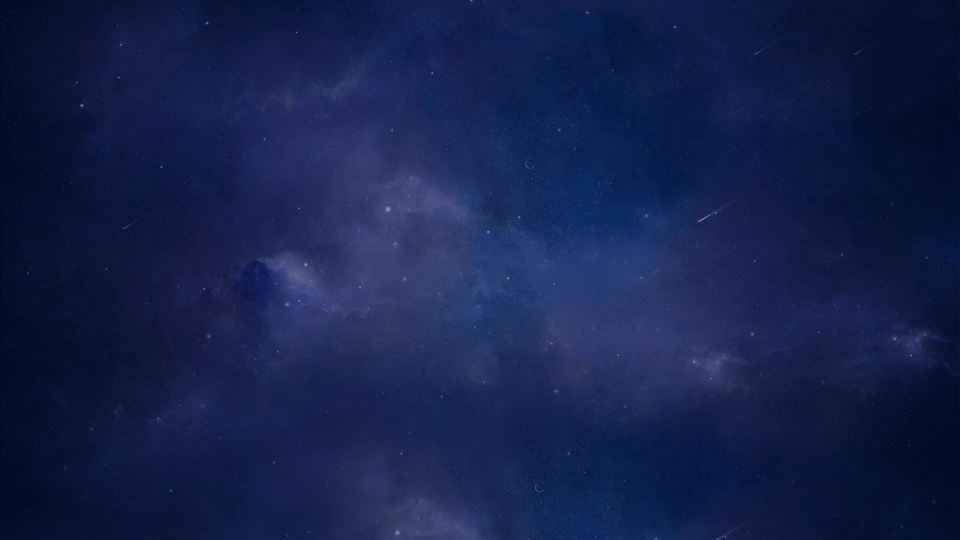
#> input picture temu-admin/src/views/data-screen/assets/images/bg.webp, 1920 x 1080 px (shown at 1/2 size)
$ python -i prep_images.py   (imports and definitions only)
#> lines starting #> are read from the running program, lines starting #| are printed output that depends on the picture
"""把「图库/<款号>/ 文件夹」里的原图全部规整成 TEMU 商品图（3:4、>=1340x1785、<=2MB）。

用法:
    python scripts/goods/prep_images.py --src "D:/together/.../图库/202301/202301-10SetA" \
        --out "out/202301-10SetA/img"

规则（2026-11-26 用户要求「以后把该文件夹的图片全部上传」）:
  · 目录里**所有** png/jpg/jpeg/webp 一律处理，不挑不筛
  · 输出统一 1340x1785，比例不符时先等比放大再居中裁切（不拉伸变形）
  · 输出顺序与源文件名排序一致；可用 --main 指定主图（默认字典序第一个）
  · 结果落盘 manifest.json：{src, out, width, height, bytes}
"""

from __future__ import annotations

import argparse
import json
import sys
from pathlib import Path

from PIL import Image

TARGET_W, TARGET_H = 1340, 1785
MAX_BYTES = 2 * 1024 * 1024
EXTS = {".png", ".jpg", ".jpeg", ".webp", ".bmp"}


def fit_to_34(src: Path, dst: Path, quality: int = 92) -> dict:
#> called with dst = 'out.png', quality = 92
    im = Image.open(src)
#> im is the input picture: PIL image 1920x1080 RGB; mean R, G, B 20.6, 33.3, 75.8
    src_size = im.size
#> src_size = (1920, 1080)
    if im.mode != "RGB":
        im = im.convert("RGB")
    w, h = im.size
#> w = 1920; h = 1080
    scale = max(TARGET_W / w, TARGET_H / h)
#> scale = 1.65
    nw, nh = int(round(w * scale)), int(round(h * scale))
#> nw = 3173; nh = 1785
    # 缩放时做一次抗锯齿；放大用 LANCZOS 比默认 BICUBIC 更锐
    im2 = im.resize((nw, nh), Image.LANCZOS)
    left, top = (nw - TARGET_W) // 2, (nh - TARGET_H) // 2
#> left = 916; top = 0
    out = im2.crop((left, top, left + TARGET_W, top + TARGET_H))
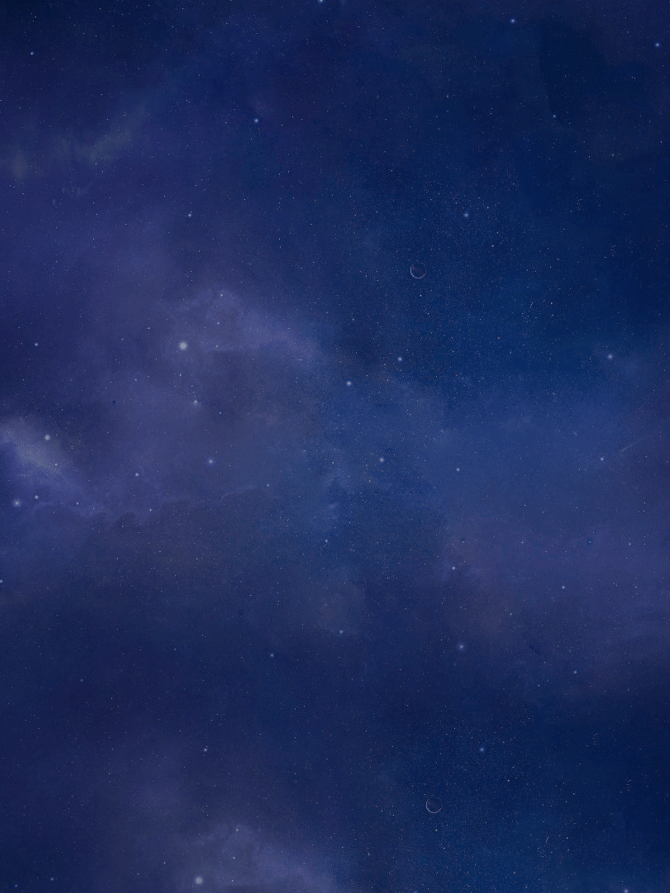
#> out: PIL image 1340x1785 RGB (shown at 1/2 size); mean R, G, B 29.2, 44.4, 93.1
#> (the run stopped early here; a loop or call above may not have finished)
